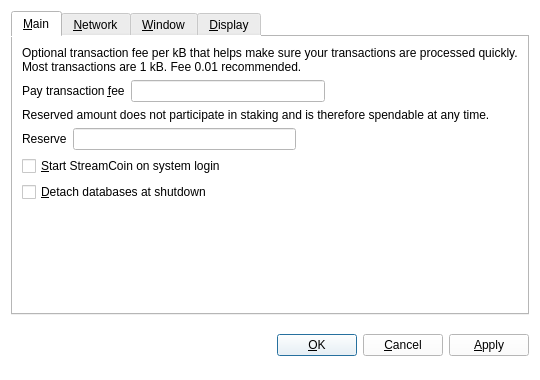
<?xml version="1.0" encoding="UTF-8"?>
<ui version="4.0">
 <class>OptionsDialog</class>
 <widget class="QDialog" name="OptionsDialog">
  <property name="geometry">
   <rect>
    <x>0</x>
    <y>0</y>
    <width>540</width>
    <height>380</height>
   </rect>
  </property>
  <property name="windowTitle">
   <string>Options</string>
  </property>
  <property name="styleSheet">
   <string notr="true">background-color: rgb(255, 255, 255);</string>
  </property>
  <property name="modal">
   <bool>true</bool>
  </property>
  <layout class="QVBoxLayout" name="verticalLayout">
   <item>
    <widget class="QTabWidget" name="tabWidget">
     <property name="tabPosition">
      <enum>QTabWidget::North</enum>
     </property>
     <property name="currentIndex">
      <number>0</number>
     </property>
     <widget class="QWidget" name="tabMain">
      <attribute name="title">
       <string>&amp;Main</string>
      </attribute>
      <layout class="QVBoxLayout" name="verticalLayout_Main">
       <item>
        <widget class="QLabel" name="transactionFeeInfoLabel">
         <property name="text">
          <string>Optional transaction fee per kB that helps make sure your transactions are processed quickly. Most transactions are 1 kB. Fee 0.01 recommended.</string>
         </property>
         <property name="textFormat">
          <enum>Qt::PlainText</enum>
         </property>
         <property name="wordWrap">
          <bool>true</bool>
         </property>
        </widget>
       </item>
       <item>
        <layout class="QHBoxLayout" name="horizontalLayoutFee">
         <item>
          <widget class="QLabel" name="transactionFeeLabel">
           <property name="text">
            <string>Pay transaction &amp;fee</string>
           </property>
           <property name="textFormat">
            <enum>Qt::PlainText</enum>
           </property>
           <property name="buddy">
            <cstring>transactionFee</cstring>
           </property>
          </widget>
         </item>
         <item>
          <widget class="BitcoinAmountField" name="transactionFee"/>
         </item>
         <item>
          <spacer name="horizontalSpacerFee">
           <property name="orientation">
            <enum>Qt::Horizontal</enum>
           </property>
           <property name="sizeHint" stdset="0">
            <size>
             <width>40</width>
             <height>20</height>
            </size>
           </property>
          </spacer>
         </item>
        </layout>
       </item>
       <item>
        <widget class="QLabel" name="reserveBalanceInfoLabel">
         <property name="text">
          <string>Reserved amount does not participate in staking and is therefore spendable at any time.</string>
         </property>
         <property name="textFormat">
          <enum>Qt::PlainText</enum>
         </property>
         <property name="wordWrap">
          <bool>true</bool>
         </property>
        </widget>
       </item>
       <item>
        <layout class="QHBoxLayout" name="horizontalLayoutReserveBalance">
         <item>
          <widget class="QLabel" name="reserveBalanceLabel">
           <property name="text">
            <string>Reserve</string>
           </property>
           <property name="textFormat">
            <enum>Qt::PlainText</enum>
           </property>
           <property name="buddy">
            <cstring>reserveBalance</cstring>
           </property>
          </widget>
         </item>
         <item>
          <widget class="BitcoinAmountField" name="reserveBalance"/>
         </item>
         <item>
          <spacer name="horizontalSpacerReserveBalance">
           <property name="orientation">
            <enum>Qt::Horizontal</enum>
           </property>
           <property name="sizeHint" stdset="0">
            <size>
             <width>40</width>
             <height>20</height>
            </size>
           </property>
          </spacer>
         </item>
        </layout>
       </item>
       <item>
        <widget class="QCheckBox" name="bitcoinAtStartup">
         <property name="toolTip">
          <string>Automatically start StreamCoin after logging in to the system.</string>
         </property>
         <property name="text">
          <string>&amp;Start StreamCoin on system login</string>
         </property>
        </widget>
       </item>
       <item>
        <widget class="QCheckBox" name="detachDatabases">
         <property name="toolTip">
          <string>Detach block and address databases at shutdown. This means they can be moved to another data directory, but it slows down shutdown. The wallet is always detached.</string>
         </property>
         <property name="text">
          <string>&amp;Detach databases at shutdown</string>
         </property>
        </widget>
       </item>
       <item>
        <spacer name="verticalSpacer_Main">
         <property name="orientation">
          <enum>Qt::Vertical</enum>
         </property>
         <property name="sizeHint" stdset="0">
          <size>
           <width>20</width>
           <height>40</height>
          </size>
         </property>
        </spacer>
       </item>
      </layout>
     </widget>
     <widget class="QWidget" name="tabNetwork">
      <attribute name="title">
       <string>&amp;Network</string>
      </attribute>
      <layout class="QVBoxLayout" name="verticalLayout_Network">
       <item>
        <widget class="QCheckBox" name="mapPortUpnp">
         <property name="toolTip">
          <string>Automatically open the StreamCoin client port on the router. This only works when your router supports UPnP and it is enabled.</string>
         </property>
         <property name="text">
          <string>Map port using &amp;UPnP</string>
         </property>
        </widget>
       </item>
       <item>
        <widget class="QCheckBox" name="connectSocks">
         <property name="toolTip">
          <string>Connect to the StreamCoin network through a SOCKS proxy (e.g. when connecting through Tor).</string>
         </property>
         <property name="text">
          <string>&amp;Connect through SOCKS proxy:</string>
         </property>
        </widget>
       </item>
       <item>
        <layout class="QHBoxLayout" name="horizontalLayout_Network">
         <item>
          <widget class="QLabel" name="proxyIpLabel">
           <property name="text">
            <string>Proxy &amp;IP:</string>
           </property>
           <property name="textFormat">
            <enum>Qt::PlainText</enum>
           </property>
           <property name="buddy">
            <cstring>proxyIp</cstring>
           </property>
          </widget>
         </item>
         <item>
          <widget class="QValidatedLineEdit" name="proxyIp">
           <property name="maximumSize">
            <size>
             <width>140</width>
             <height>16777215</height>
            </size>
           </property>
           <property name="toolTip">
            <string>IP address of the proxy (e.g. 127.0.0.1)</string>
           </property>
          </widget>
         </item>
         <item>
          <widget class="QLabel" name="proxyPortLabel">
           <property name="text">
            <string>&amp;Port:</string>
           </property>
           <property name="textFormat">
            <enum>Qt::PlainText</enum>
           </property>
           <property name="buddy">
            <cstring>proxyPort</cstring>
           </property>
          </widget>
         </item>
         <item>
          <widget class="QLineEdit" name="proxyPort">
           <property name="maximumSize">
            <size>
             <width>55</width>
             <height>16777215</height>
            </size>
           </property>
           <property name="toolTip">
            <string>Port of the proxy (e.g. 9050)</string>
           </property>
          </widget>
         </item>
         <item>
          <widget class="QLabel" name="socksVersionLabel">
           <property name="text">
            <string>SOCKS &amp;Version:</string>
           </property>
           <property name="textFormat">
            <enum>Qt::PlainText</enum>
           </property>
           <property name="buddy">
            <cstring>socksVersion</cstring>
           </property>
          </widget>
         </item>
         <item>
          <widget class="QValueComboBox" name="socksVersion">
           <property name="toolTip">
            <string>SOCKS version of the proxy (e.g. 5)</string>
           </property>
          </widget>
         </item>
         <item>
          <spacer name="horizontalSpacer_Network">
           <property name="orientation">
            <enum>Qt::Horizontal</enum>
           </property>
           <property name="sizeHint" stdset="0">
            <size>
             <width>40</width>
             <height>20</height>
            </size>
           </property>
          </spacer>
         </item>
        </layout>
       </item>
       <item>
        <spacer name="verticalSpacer_Network">
         <property name="orientation">
          <enum>Qt::Vertical</enum>
         </property>
         <property name="sizeHint" stdset="0">
          <size>
           <width>20</width>
           <height>40</height>
          </size>
         </property>
        </spacer>
       </item>
      </layout>
     </widget>
     <widget class="QWidget" name="tabWindow">
      <attribute name="title">
       <string>&amp;Window</string>
      </attribute>
      <layout class="QVBoxLayout" name="verticalLayout_Window">
       <item>
        <widget class="QCheckBox" name="minimizeToTray">
         <property name="toolTip">
          <string>Show only a tray icon after minimizing the window.</string>
         </property>
         <property name="text">
          <string>&amp;Minimize to the tray instead of the taskbar</string>
         </property>
        </widget>
       </item>
       <item>
        <widget class="QCheckBox" name="minimizeOnClose">
         <property name="toolTip">
          <string>Minimize instead of exit the application when the window is closed. When this option is enabled, the application will be closed only after selecting Quit in the menu.</string>
         </property>
         <property name="text">
          <string>M&amp;inimize on close</string>
         </property>
        </widget>
       </item>
       <item>
        <spacer name="verticalSpacer_Window">
         <property name="orientation">
          <enum>Qt::Vertical</enum>
         </property>
         <property name="sizeHint" stdset="0">
          <size>
           <width>20</width>
           <height>40</height>
          </size>
         </property>
        </spacer>
       </item>
      </layout>
     </widget>
     <widget class="QWidget" name="tabDisplay">
      <attribute name="title">
       <string>&amp;Display</string>
      </attribute>
      <layout class="QVBoxLayout" name="verticalLayout_Display">
       <item>
        <layout class="QHBoxLayout" name="horizontalLayout_1_Display">
         <item>
          <widget class="QLabel" name="langLabel">
           <property name="text">
            <string>User Interface &amp;language:</string>
           </property>
           <property name="textFormat">
            <enum>Qt::PlainText</enum>
           </property>
           <property name="buddy">
            <cstring>lang</cstring>
           </property>
          </widget>
         </item>
         <item>
          <widget class="QValueComboBox" name="lang">
           <property name="toolTip">
            <string>The user interface language can be set here. This setting will take effect after restarting StreamCoin.</string>
           </property>
          </widget>
         </item>
        </layout>
       </item>
       <item>
        <layout class="QHBoxLayout" name="horizontalLayout_2_Display">
         <item>
          <widget class="QLabel" name="unitLabel">
           <property name="text">
            <string>&amp;Unit to show amounts in:</string>
           </property>
           <property name="textFormat">
            <enum>Qt::PlainText</enum>
           </property>
           <property name="buddy">
            <cstring>unit</cstring>
           </property>
          </widget>
         </item>
         <item>
          <widget class="QValueComboBox" name="unit">
           <property name="toolTip">
            <string>Choose the default subdivision unit to show in the interface and when sending coins.</string>
           </property>
          </widget>
         </item>
        </layout>
       </item>
       <item>
        <widget class="QCheckBox" name="displayAddresses">
         <property name="toolTip">
          <string>Whether to show StreamCoin addresses in the transaction list or not.</string>
         </property>
         <property name="text">
          <string>&amp;Display addresses in transaction list</string>
         </property>
        </widget>
       </item>
       <item>
        <widget class="QCheckBox" name="coinControlFeatures">
         <property name="toolTip">
          <string>Whether to show coin control features or not.</string>
         </property>
         <property name="text">
          <string>Display coin &amp;control features (experts only!)</string>
         </property>
        </widget>
       </item>
       <item>
        <spacer name="verticalSpacer_Display">
         <property name="orientation">
          <enum>Qt::Vertical</enum>
         </property>
         <property name="sizeHint" stdset="0">
          <size>
           <width>20</width>
           <height>40</height>
          </size>
         </property>
        </spacer>
       </item>
      </layout>
     </widget>
    </widget>
   </item>
   <item>
    <layout class="QHBoxLayout" name="horizontalLayout_Buttons">
     <item>
      <spacer name="horizontalSpacer_1">
       <property name="orientation">
        <enum>Qt::Horizontal</enum>
       </property>
       <property name="sizeHint" stdset="0">
        <size>
         <width>40</width>
         <height>48</height>
        </size>
       </property>
      </spacer>
     </item>
     <item>
      <widget class="QLabel" name="statusLabel">
       <property name="font">
        <font>
         <weight>75</weight>
         <bold>true</bold>
        </font>
       </property>
       <property name="text">
        <string/>
       </property>
       <property name="textFormat">
        <enum>Qt::PlainText</enum>
       </property>
       <property name="wordWrap">
        <bool>true</bool>
       </property>
      </widget>
     </item>
     <item>
      <spacer name="horizontalSpacer_2">
       <property name="orientation">
        <enum>Qt::Horizontal</enum>
       </property>
       <property name="sizeHint" stdset="0">
        <size>
         <width>40</width>
         <height>48</height>
        </size>
       </property>
      </spacer>
     </item>
     <item>
      <widget class="QPushButton" name="okButton">
       <property name="text">
        <string>&amp;OK</string>
       </property>
      </widget>
     </item>
     <item>
      <widget class="QPushButton" name="cancelButton">
       <property name="text">
        <string>&amp;Cancel</string>
       </property>
       <property name="autoDefault">
        <bool>false</bool>
       </property>
      </widget>
     </item>
     <item>
      <widget class="QPushButton" name="applyButton">
       <property name="text">
        <string>&amp;Apply</string>
       </property>
       <property name="autoDefault">
        <bool>false</bool>
       </property>
      </widget>
     </item>
    </layout>
   </item>
  </layout>
 </widget>
 <customwidgets>
  <customwidget>
   <class>QValidatedLineEdit</class>
   <extends>QLineEdit</extends>
   <header>qvalidatedlineedit.h</header>
  </customwidget>
  <customwidget>
   <class>BitcoinAmountField</class>
   <extends>QLineEdit</extends>
   <header>bitcoinamountfield.h</header>
   <container>1</container>
  </customwidget>
  <customwidget>
   <class>QValueComboBox</class>
   <extends>QComboBox</extends>
   <header>qvaluecombobox.h</header>
  </customwidget>
 </customwidgets>
 <resources/>
 <connections/>
</ui>
